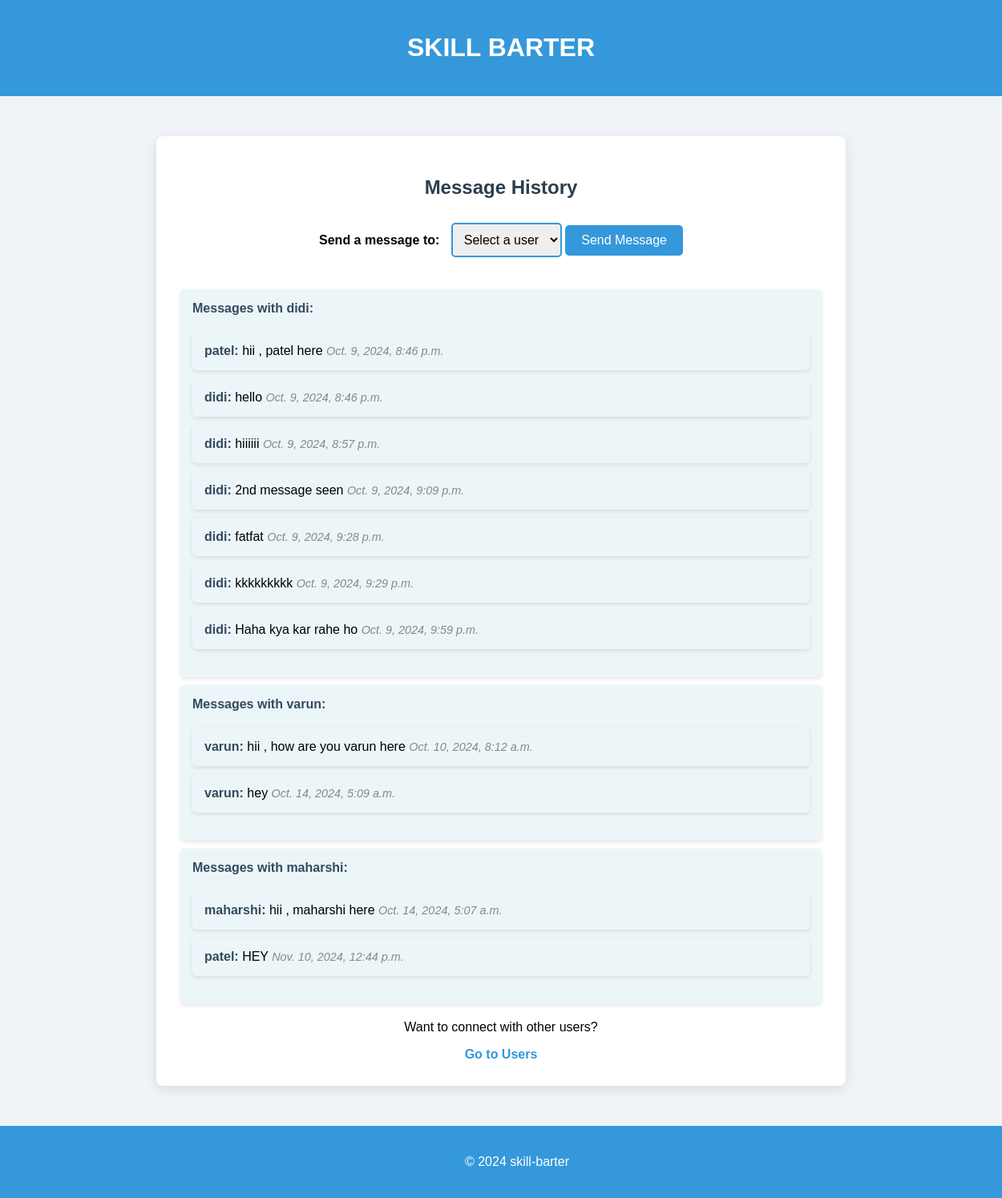
/accounts/message_history/ (signed in), run on an earlier commit of the app's database.
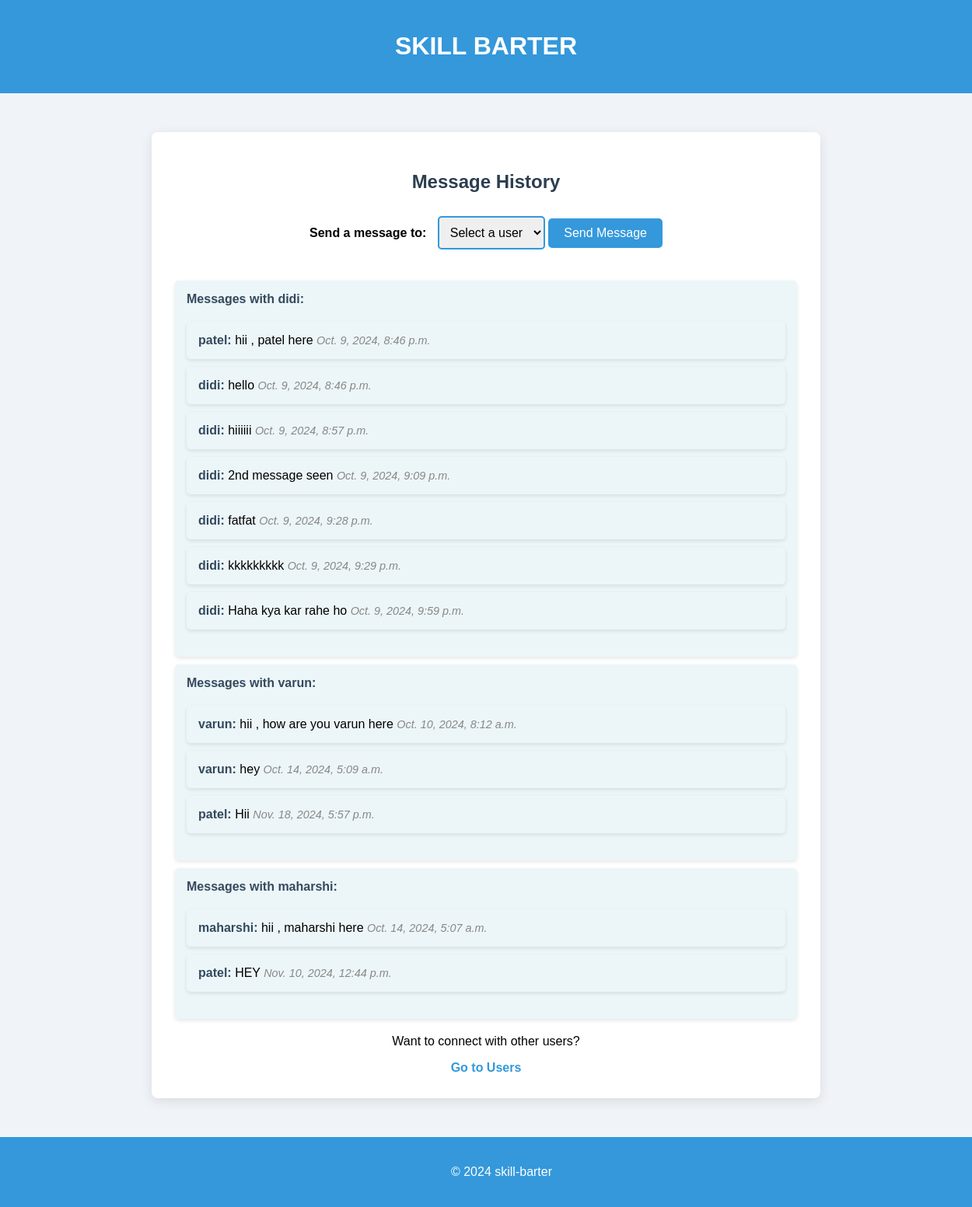
And on a later commit of the database.
### accounts/models.py (models this page shows, shortened)
class Message(models.Model):
    sender = models.ForeignKey(User, related_name='sent_messages', on_delete=models.CASCADE)
    receiver = models.ForeignKey(User, related_name='received_messages', on_delete=models.CASCADE)
    content = models.TextField()
    timestamp = models.DateTimeField(auto_now_add=True)

### accounts/views.py (the view)
# urls.py: path('message_history/', message_history, name='message_history'),
@login_required
def message_history(request):
    messages = Message.objects.filter(
        Q(sender=request.user) | Q(receiver=request.user)
    ).order_by('timestamp')
    user_messages = {}
    for message in messages:
        user = message.receiver if message.sender == request.user else message.sender
        if user not in user_messages:
            user_messages[user] = []
        user_messages[user].append(message)
    return render(request, 'accounts/message_history.html', {'user_messages': user_messages})

### accounts/templates/accounts/message_history.html (shortened to what this page needs)
{% load static %}
<!DOCTYPE html>
<html lang="en">
<head>
    <link rel="stylesheet" href="{% static 'css/style.css' %}">
</head>
<body>
    <header>
        <h1>SKILL BARTER</h1>
    </header>
    <main>
        <div class="container">
            <h2>Message History</h2>
            <div>
                <form action="{% url 'send_message' %}" method="GET">
                    <label for="user_select">Send a message to:</label>
                    <select id="user_select" name="user_id">
                        <option value="">Select a user</option>
                    </select>
                    <button type="submit">Send Message</button>
                </form>
            </div>
            {% if user_messages %}
                <ul>
                    {% for user, messages in user_messages.items %}
                        <li>
                            <strong>Messages with {{ user.username }}:</strong>
                            <ul>
                                {% for message in messages %}
                                    <li>
                                        <strong>{{ message.sender.username }}:</strong> {{ message.content }} <em>{{ message.timestamp }}</em>
                                    </li>
                                {% empty %}
                                    <li>No messages exchanged yet.</li>
                                {% endfor %}
                            </ul>
                        </li>
                    {% endfor %}
                </ul>
            {% else %}
                <p>No messages exchanged yet.</p>
            {% endif %}
            <p>Want to connect with other users?</p>
            <a href="{% url 'search' %}">Go to Users</a>
        </div>
    </main>
    <footer>
        <p>&copy; 2024 skill-barter</p>
    </footer>
</body>
</html>

What changed in the data, as far as the page shows it:
added Message: sender.username "patel", content "Hii", timestamp "Nov. 18, 2024, 5:57 p.m."
